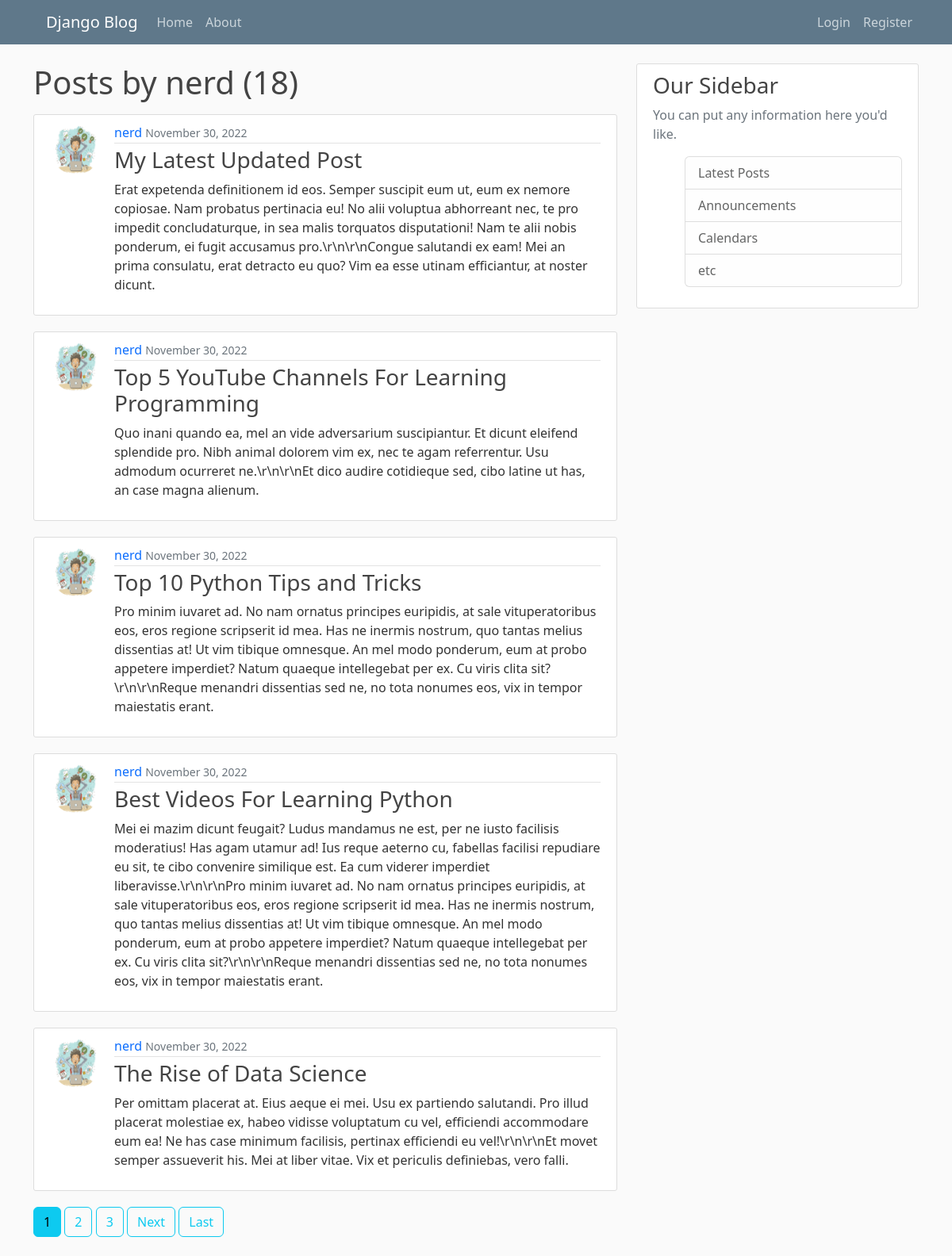
Screenshot of /user/nerd with the database file from the repository.
### blog/models.py (models this page shows, shortened)
class Post(models.Model):
    title = models.CharField(max_length=100)
    content = models.TextField()
    date_posted = models.DateTimeField(default=timezone.now)
    author = models.ForeignKey(User, on_delete=models.CASCADE)

### users/models.py (models this page shows, shortened)
class Profile(models.Model):
    user = models.OneToOneField(User, on_delete=models.CASCADE) # cascade if user is deleted also delete profile
    image = models.ImageField(default='default.jpg', upload_to='profile_pics')

### blog/views.py (the view)
# urls.py: path('user/<str:username>', UserPostListView.as_view(), name='user-posts'),
class UserPostListView(ListView):
    model = Post
    template_name = 'blog/user_posts.html' #<app>/<model>_<viewtype>.html
    context_object_name = 'posts'
    paginate_by = 5
    def get_queryset(self):
        user = get_object_or_404(User, username=self.kwargs.get('username'))
        return Post.objects.filter(author=user).order_by('-date_posted')

### blog/templates/blog/user_posts.html (shortened to what this page needs)
{% extends "blog/base.html" %}
{% block content %}
    <h1 class="mb-3">Posts by {{ view.kwargs.username }} ({{ page_obj.paginator.count }})</h1>
    {% for post in posts %}
    <article class="media content-section d-flex">
      <img class="rounded-circle article-img" src="{{ post.author.profile.image.url }}">
        <div class="media-body">
          <div class="article-metadata">
            <a class="mr-2" href="{% url 'user-posts' post.author.username %}">{{ post.author }}</a>
            <small class="text-muted">{{ post.date_posted | date:"F d, Y" }}</small>
          </div>
          <h3><a class="article-title" href="{% url 'post-detail' post.id %}">{{ post.title }}</a></h3>
          <p class="article-content">{{ post.content }}</p>
        </div>
      </article>
    {% endfor %}
    {% if is_paginated %}
      {% for num in page_obj.paginator.page_range %}
        {% if page_obj.number == num %}
          <a class="btn btn-info mb-4" href="?page={{ num }}">{{ num }}</a>
        {% elif num > page_obj.number|add:'-3'  and num < page_obj.number|add:'3' %}
          <a class="btn btn-outline-info mb-4" href="?page={{ num }}">{{ num }}</a>
        {% endif %}
      {% endfor %}
      {% if page_obj.has_next %}
        <a class="btn btn-outline-info mb-4" href="?page={{ page_obj.next_page_number }}">Next</a>
        <a class="btn btn-outline-info mb-4" href="?page={{ page_obj.paginator.num_pages }}">Last</a>
      {% endif %}
    {% endif %}
{% endblock content %}

### blog/static/blog/main.css (style rules this page uses)
body { background: #fafafa; color: #333333; margin-top: 5rem; }
h1, h2, h3, h4, h5, h6 { color: #444444; }
.content-section { background: #ffffff; padding: 10px 20px; border: 1px solid #dddddd; border-radius: 3px; margin-bottom: 20px; }
.article-title { color: #444444; }
.article-content { white-space: pre-line; }
.article-img { height: 65px; width: 65px; margin-right: 16px; }
.article-metadata { padding-bottom: 1px; margin-bottom: 4px; border-bottom: 1px solid #e3e3e3 }

### blog/templates/blog/base.html (style rules this page uses)
a { text-decoration: none; }

### rows the page displays
Post: author.profile.image (picture), author "nerd", date_posted "November 30, 2022", title "My Latest Updated Post", content "Erat expetenda definitionem id eos. Semper suscipit eum ut, eum ex nemore copiosae. Nam probatus pertinacia eu! No alii voluptua abhorreant nec, te pro impedit concludaturque, in sea malis torquatos disputationi! Nam te alii nobis ponderum, ei fugit accusamus pro.\\r\\n\\r\\nCongue salutandi ex eam! Mei an prima consulatu, erat detracto eu quo? Vim ea esse utinam efficiantur, at noster dicunt."
Post: author.profile.image (picture), author "nerd", date_posted "November 30, 2022", title "Top 5 YouTube Channels For Learning Programming", content "Quo inani quando ea, mel an vide adversarium suscipiantur. Et dicunt eleifend splendide pro. Nibh animal dolorem vim ex, nec te agam referrentur. Usu admodum ocurreret ne.\\r\\n\\r\\nEt dico audire cotidieque sed, cibo latine ut has, an case magna alienum."
Post: author.profile.image (picture), author "nerd", date_posted "November 30, 2022", title "Top 10 Python Tips and Tricks", content "Pro minim iuvaret ad. No nam ornatus principes euripidis, at sale vituperatoribus eos, eros regione scripserit id mea. Has ne inermis nostrum, quo tantas melius dissentias at! Ut vim tibique omnesque. An mel modo ponderum, eum at probo appetere imperdiet? Natum quaeque intellegebat per ex. Cu viris clita sit?\\r\\n\\r\\nReque menandri dissentias sed ne, no tota nonumes eos, vix in tempor maiestatis erant."
Post: author.profile.image (picture), author "nerd", date_posted "November 30, 2022", title "Best Videos For Learning Python", content "Mei ei mazim dicunt feugait? Ludus mandamus ne est, per ne iusto facilisis moderatius! Has agam utamur ad! Ius reque aeterno cu, fabellas facilisi repudiare eu sit, te cibo convenire similique est. Ea cum viderer imperdiet liberavisse.\\r\\n\\r\\nPro minim iuvaret ad. No nam ornatus principes euripidis, at sale vituperatoribus eos, eros regione scripserit id mea. Has ne inermis nostrum, quo tantas melius dissentias at! Ut vim tibique omnesque. An mel modo ponderum, eum at probo appetere imperdiet? Natum quaeque intellegebat per ex. Cu viris clita sit?\\r\\n\\r\\nReque menandri dissentias sed ne, no tota nonumes eos, vix in tempor maiestatis erant."
Post: author.profile.image (picture), author "nerd", date_posted "November 30, 2022", title "The Rise of Data Science", content "Per omittam placerat at. Eius aeque ei mei. Usu ex partiendo salutandi. Pro illud placerat molestiae ex, habeo vidisse voluptatum cu vel, efficiendi accommodare eum ea! Ne has case minimum facilisis, pertinax efficiendi eu vel!\\r\\n\\r\\nEt movet semper assueverit his. Mei at liber vitae. Vix et periculis definiebas, vero falli."

### other values shown
{{ view.kwargs.username }} "nerd"
{{ page_obj.paginator.count }} "18"
{{ num }} "1"
{{ num }} "2" "3"
